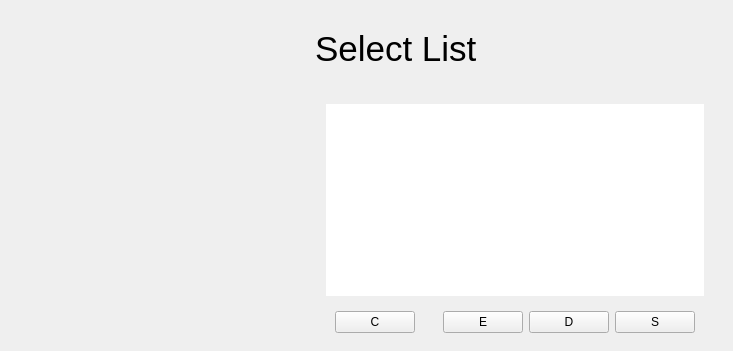
      <widget class="QWidget" name="selectList">
       <layout class="QHBoxLayout" name="horizontalLayout_2">
        <property name="leftMargin">
         <number>0</number>
        </property>
        <property name="topMargin">
         <number>0</number>
        </property>
        <property name="rightMargin">
         <number>0</number>
        </property>
        <property name="bottomMargin">
         <number>0</number>
        </property>
        <item>
         <widget class="QWidget" name="widget_16" native="true">
          <property name="minimumSize">
           <size>
            <width>300</width>
            <height>0</height>
           </size>
          </property>
          <property name="maximumSize">
           <size>
            <width>300</width>
            <height>16777215</height>
           </size>
          </property>
          <widget class="QLabel" name="label_16">
           <property name="geometry">
            <rect>
             <x>0</x>
             <y>0</y>
             <width>250</width>
             <height>131</height>
            </rect>
           </property>
           <property name="maximumSize">
            <size>
             <width>250</width>
             <height>150</height>
            </size>
           </property>
           <property name="text">
            <string/>
           </property>
           <property name="pixmap">
            <pixmap resource="Resources.qrc">:/assets/guitAR.png</pixmap>
           </property>
          </widget>
          <widget class="QLabel" name="label_17">
           <property name="geometry">
            <rect>
             <x>220</x>
             <y>0</y>
             <width>71</width>
             <height>450</height>
            </rect>
           </property>
           <property name="maximumSize">
            <size>
             <width>16777215</width>
             <height>450</height>
            </size>
           </property>
           <property name="text">
            <string/>
           </property>
           <property name="pixmap">
            <pixmap resource="Resources.qrc">:/assets/vertical_lines.png</pixmap>
           </property>
           <property name="scaledContents">
            <bool>true</bool>
           </property>
          </widget>
          <zorder>label_17</zorder>
          <zorder>label_16</zorder>
         </widget>
        </item>
        <item>
         <widget class="QWidget" name="widget_9" native="true">
          <property name="enabled">
           <bool>true</bool>
          </property>
          <property name="sizePolicy">
           <sizepolicy hsizetype="Preferred" vsizetype="Preferred">
            <horstretch>0</horstretch>
            <verstretch>0</verstretch>
           </sizepolicy>
          </property>
          <layout class="QVBoxLayout" name="verticalLayout_10">
           <property name="leftMargin">
            <number>0</number>
           </property>
           <property name="topMargin">
            <number>20</number>
           </property>
           <item>
            <widget class="QWidget" name="widget_8" native="true">
             <layout class="QHBoxLayout" name="horizontalLayout_13">
              <item>
               <widget class="QLabel" name="label_15">
                <property name="sizePolicy">
                 <sizepolicy hsizetype="Preferred" vsizetype="Fixed">
                  <horstretch>0</horstretch>
                  <verstretch>0</verstretch>
                 </sizepolicy>
                </property>
                <property name="focusPolicy">
                 <enum>Qt::NoFocus</enum>
                </property>
                <property name="text">
                 <string>&lt;html&gt;&lt;head/&gt;&lt;body&gt;&lt;p&gt;&lt;img src=&quot;:/assets/orange_square.png&quot;/&gt;&lt;span style=&quot; font-size:26pt;&quot;&gt; Select List&lt;/span&gt;&lt;/p&gt;&lt;/body&gt;&lt;/html&gt;</string>
                </property>
                <property name="scaledContents">
                 <bool>false</bool>
                </property>
               </widget>
              </item>
              <item>
               <spacer name="horizontalSpacer_5">
                <property name="orientation">
                 <enum>Qt::Horizontal</enum>
                </property>
                <property name="sizeHint" stdset="0">
                 <size>
                  <width>186</width>
                  <height>20</height>
                 </size>
                </property>
               </spacer>
              </item>
              <item>
               <widget class="QPushButton" name="backToMenuSelectList">
                <property name="minimumSize">
                 <size>
                  <width>40</width>
                  <height>40</height>
                 </size>
                </property>
                <property name="maximumSize">
                 <size>
                  <width>40</width>
                  <height>40</height>
                 </size>
                </property>
                <property name="styleSheet">
                 <string notr="true">background: url(:/assets/seta_back.png) no-repeat center center transparent;
border: none;</string>
                </property>
                <property name="text">
                 <string/>
                </property>
               </widget>
              </item>
             </layout>
            </widget>
           </item>
           <item>
            <widget class="QWidget" name="widget_15" native="true">
             <property name="sizePolicy">
              <sizepolicy hsizetype="Preferred" vsizetype="Preferred">
               <horstretch>0</horstretch>
               <verstretch>0</verstretch>
              </sizepolicy>
             </property>
             <property name="styleSheet">
              <string notr="true"/>
             </property>
             <layout class="QVBoxLayout" name="verticalLayout_11">
              <property name="leftMargin">
               <number>20</number>
              </property>
              <property name="topMargin">
               <number>20</number>
              </property>
              <property name="rightMargin">
               <number>20</number>
              </property>
              <property name="bottomMargin">
               <number>0</number>
              </property>
              <item>
               <widget class="QListWidget" name="listWidget">
                <property name="styleSheet">
                 <string notr="true">QListWidget {
	background: &quot;#424242&quot;;
	border: none;
}

QListWidget::item {
	text-align: center;
	color: white;
	padding: 5px 0;
}</string>
                </property>
                <item>
                 <property name="text">
                  <string>List 1</string>
                 </property>
                </item>
                <item>
                 <property name="text">
                  <string>List 2</string>
                 </property>
                </item>
                <item>
                 <property name="text">
                  <string>List 3</string>
                 </property>
                </item>
               </widget>
              </item>
              <item>
               <widget class="QWidget" name="widget_3" native="true">
                <layout class="QHBoxLayout" name="horizontalLayout_4">
                 <item>
                  <widget class="QPushButton" name="pushButton_11">
                   <property name="text">
                    <string>C</string>
                   </property>
                  </widget>
                 </item>
                 <item>
                  <spacer name="horizontalSpacer">
                   <property name="orientation">
                    <enum>Qt::Horizontal</enum>
                   </property>
                   <property name="sizeHint" stdset="0">
                    <size>
                     <width>22</width>
                     <height>20</height>
                    </size>
                   </property>
                  </spacer>
                 </item>
                 <item>
                  <widget class="QPushButton" name="pushButton_10">
                   <property name="text">
                    <string>E</string>
                   </property>
                  </widget>
                 </item>
                 <item>
                  <widget class="QPushButton" name="pushButton_9">
                   <property name="text">
                    <string>D</string>
                   </property>
                  </widget>
                 </item>
                 <item>
                  <widget class="QPushButton" name="pushButton">
                   <property name="text">
                    <string>S</string>
                   </property>
                  </widget>
                 </item>
                </layout>
               </widget>
              </item>
             </layout>
            </widget>
           </item>
          </layout>
         </widget>
        </item>
       </layout>
      </widget>
